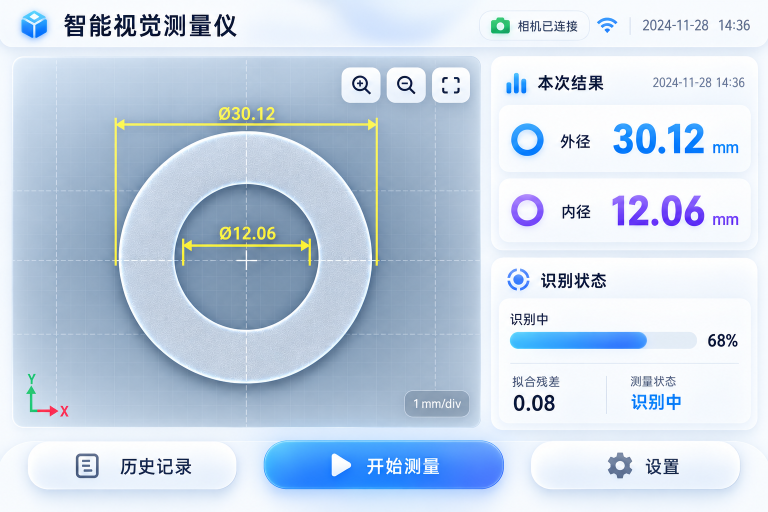
#> input picture 03_Tutorial_Labs/STM32F407_Advanced/03_F407_HAL_FreeRTOS/User/GUI/assets/reference_measurement.png, 1536 x 1024 px (shown at 1/2 size)
$ python build_ui_assets.py
#> lines starting #> are read from the running program, lines starting #| are printed output that depends on the picture; after the words box and inside, x2 and y2 are one past the last pixel; in counts of white or black regions, pixels touching at a corner belong together
"""将已生成的材质转换为LVGL 9.6只读资源，并生成柔和的低分辨率预览背景。

这是工程资产的缩放/格式打包步骤，不是生成新的界面效果图。
圆环保留ARGB8888精度以便缩放/混合后统一抖色；历史背景仍为RGB565。
输出直接编入Flash，不在普通SRAM展开整张图片。
"""
from pathlib import Path
import math
import random
from PIL import Image, ImageDraw, ImageFilter

ROOT=Path(__file__).resolve().parents[1]
ASSETS=ROOT/'User/GUI/assets'


def pack(name,im,alpha):
    im=im.convert('RGBA');w,h=im.size;rgb=bytearray()
    flat=im.tobytes()
    for i in range(0,len(flat),4):
        r,g,b,a=flat[i:i+4]
        if alpha:
            # LVGL的ARGB8888在小端F407内存中按B/G/R/A排列，保留原始8位颜色。
            rgb.extend((b,g,r,a))
        else:
            pixel=((r*31+127)//255<<11)|((g*63+127)//255<<5)|((b*31+127)//255)
            rgb.extend((pixel&255,pixel>>8))
    data=rgb
    color_format='ARGB8888' if alpha else 'RGB565'
    out=['/* 由tools/build_ui_assets.py生成，只读Flash资源；禁止放入可写帧缓冲。 */',
         '#include "ui_assets.h"',f'static const uint8_t pixels[{len(data)}] = {{']
    for i in range(0,len(data),24):out.append('    '+','.join(f'0x{x:02x}' for x in data[i:i+24])+',')
    out+=['};',f'const lv_image_dsc_t {name} = {{',
          f'    .header={{.magic=LV_IMAGE_HEADER_MAGIC,.cf=LV_COLOR_FORMAT_{color_format},.w={w},.h={h},.stride={w*(4 if alpha else 2)}}},',
          f'    .data_size={len(data)},.data=pixels','};']
    (ASSETS/(name+'.c')).write_text('\n'.join(out)+'\n',encoding='utf-8')
    print(f'{name}: {w}x{h}, {len(data)} bytes')


def pack_shadow():
    # 大圆形阴影若实时计算，LVGL会临时申请约30KB，超过现有池的连续余量。
    # 预先存成96×96的A8透明度图，只占9216B Flash，运行时按小条带混合。
    im=Image.new('L',(96,96));ImageDraw.Draw(im).ellipse((8,8,87,87),fill=45)
    im=im.filter(ImageFilter.GaussianBlur(5));data=im.tobytes()
    out=['/* 预计算柔影；A8透明度，不复制为RAM整图。 */','#include "ui_assets.h"','static const uint8_t pixels[] = {']
    for i in range(0,len(data),24):out.append('    '+','.join(f'0x{x:02x}' for x in data[i:i+24])+',')
    out+=['};','const lv_image_dsc_t ui_metal_shadow = {',
          '    .header={.magic=LV_IMAGE_HEADER_MAGIC,.cf=LV_COLOR_FORMAT_A8,.w=96,.h=96,.stride=96},',
          '    .data_size=9216,.data=pixels','};']
    (ASSETS/'ui_metal_shadow.c').write_text('\n'.join(out)+'\n',encoding='utf-8')


if __name__=='__main__':
    # 用户明确允许直接提取参考图贴图；圆环保持二维外观，不再额外生成立体材质。
    reference=Image.open(ASSETS/'reference_measurement.png').convert('RGBA')
#> reference is the input picture: PIL image 1536x1024 RGBA; mean R, G, B, A 197.5, 212.6, 229.8, 255
    face=reference.crop((236,263,747,774)).resize((168,168),Image.Resampling.LANCZOS)
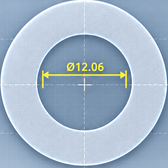
#> face: PIL image 168x168 RGBA; mean R, G, B, A 164.7, 183.5, 202.5, 255
    ring=Image.new('RGBA',(192,192));ring.paste(face,(12,12))
#> after `ring = Image.new('RGBA', (192, 192))`: ring: PIL image 192x192 RGBA; every value is 0
#> after `ring.paste(face, (12, 12))`:
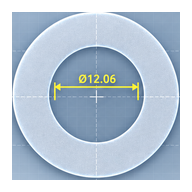
#> ring: PIL image 192x192 RGBA; mean R, G, B, A 126.1, 140.5, 155, 195.2; transparent parts drawn white
    # 径向透明蒙版只去掉工件外部与孔内背景，边缘保留一像素抗锯齿过渡。
    for y in range(192):
        for x in range(192):
            r=math.hypot(x-95.5,y-95.5)
            a=round(255*max(0,min(1,84-r))*max(0,min(1,r-47)))
            pixel=ring.getpixel((x,y));ring.putpixel((x,y),(*pixel[:3],a))
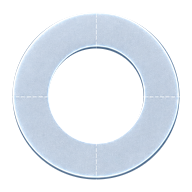
#> ring: PIL image 192x192 RGBA; mean R, G, B, A 126.1, 140.5, 155, 102.5; transparent parts drawn white
    pack('ui_metal_ring',ring,True)
#> the loop in pack, `for i in range(0,len(flat),4):` made 36864 passes
#> i on passes 2 to 4: 4, 8, 12
#> the loop in pack, `for i in range(0,len(data),24):out.append('    '+','.join(f'0x{x:02x}'..` made 6144 passes
#> i on passes 2 to 4: 24, 48, 72
#> after the loop in pack, `for i in range(0,len(data),24):out.append('    '+','.join(f'0x{x:02x}'..`: out = 6147 items
#| ui_metal_ring: 192x192, 147456 bytes
    ring.save(ASSETS/'metal_ring_192.png')
    pack_shadow()
#> in pack_shadow, `im = Image.new('L', (96, 96))`: im: PIL image 96x96 L; every value is 0
#> in pack_shadow, `ImageDraw.Draw(im).ellipse((8, 8, 87, 87), fill=45)`:
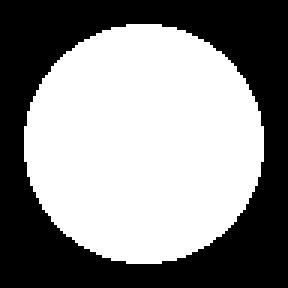
#> im: PIL image 96x96 L (shown 3 times larger); values 0 (black) and 45 (white), 54.4% white; 1 black region, box (x1, y1, x2, y2) and area: (0, 0, 96, 96) 4200
#> in pack_shadow, `im = im.filter(ImageFilter.GaussianBlur(5))`:
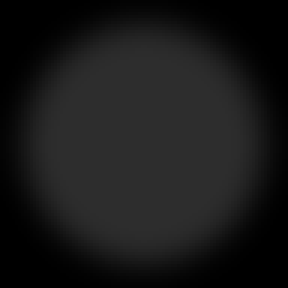
#> im: PIL image 96x96 L (shown 3 times larger); min 0, max 45, mean 24.5
#> the loop in pack_shadow, `for i in range(0,len(data),24):out.append('    '+','.join(f'0x{x:02x}'..` made 384 passes
#> after the loop in pack_shadow, `for i in range(0,len(data),24):out.append('    '+','.join(f'0x{x:02x}'..`: out = 387 items
    # 背景以146x116生成，运行时放大2倍；细网格另由代码绘制，可在设置中关闭。
    # 中间偏暗、四周柔光，与参考图的雾蓝色摄影背景一致。
    w,h=146,116;bg=Image.new('RGB',(w,h));random.seed(407)
#> after `bg = Image.new('RGB', (w, h))`: bg: PIL image 146x116 RGB; every value is 0
    for y in range(h):
        for x in range(w):
            top=math.exp(-y/19)
            bottom=(y/115)**2
            side=abs(x-73)/73*math.exp(-y/28)
            corner=math.exp(-((min(x,145-x)/24)**2+(y/18)**2))*20
            noise=0 # RGB565色深有限，不加随机噪声，避免平滑背景出现颗粒。
            rgb=tuple(round(c+top*t+bottom*b+side*s+corner+noise)
                      for c,t,b,s in [(149,57,26,13),(174,54,24,12),(199,51,22,11)])
            bg.putpixel((x,y),tuple(max(0,min(255,c)) for c in rgb))
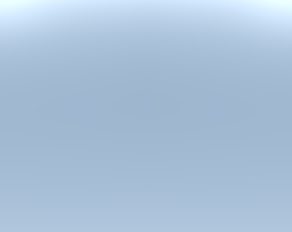
#> bg: PIL image 146x116 RGB (shown 2 times larger); mean R, G, B 169.7, 193.4, 216.8
    pack('ui_plot_background',bg,False);bg.save(ASSETS/'plot_background.png')
#> the loop in pack (call 2), `for i in range(0,len(flat),4):` made 16936 passes
#> (i, r, g, b, pixel) on passes 2 to 13: (4, 239, 255, 255, 61439), (8, 239, 255, 255, 61439), (12, 238, 255, 255, 61439), (16, 238, 255, 255, 61439), (20, 237, 255, 255, 61439), (24, 237, 255, 255, 61439), (28, 236, 255, 255, 61439), (32, 235, 255, 255, 61439), (36, 235, 255, 255, 61439), (40, 234, 255, 255, 59391), (44, 233, 254, 255, 59391), (48, 232, 254, 255, 59391)
#> (r, g, b, pixel) on pass 1: (239, 255, 255, 61439)
#> the loop in pack (call 2), `for i in range(0,len(data),24):out.append('    '+','.join(f'0x{x:02x}'..` made 1412 passes
#| ui_plot_background: 146x116, 33872 bytes

$ run again, with 03_Tutorial_Labs/STM32F407_Advanced/03_F407_HAL_FreeRTOS/User/GUI/assets/reference_inspection.png copied over 03_Tutorial_Labs/STM32F407_Advanced/03_F407_HAL_FreeRTOS/User/GUI/assets/reference_measurement.png
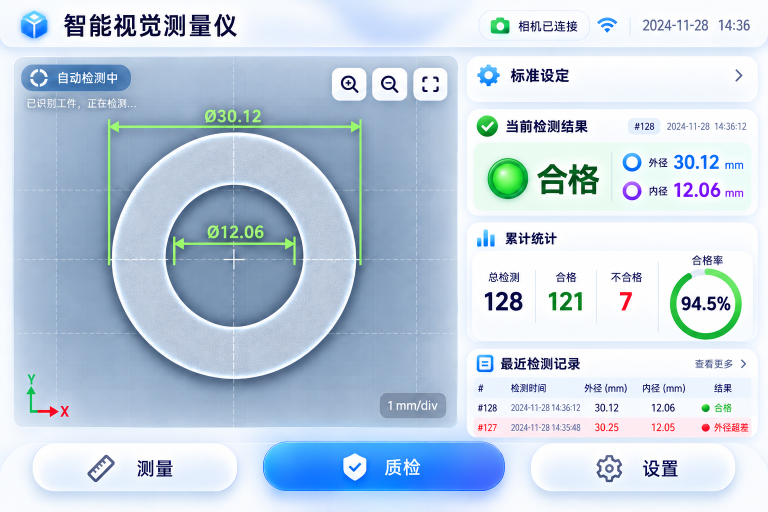
#> input picture 03_Tutorial_Labs/STM32F407_Advanced/03_F407_HAL_FreeRTOS/User/GUI/assets/reference_inspection.png, 1536 x 1024 px (shown at 1/2 size)
#> reference is the input picture: PIL image 1536x1024 RGBA; mean R, G, B, A 193.7, 209.8, 225.9, 255
#> `face=reference.crop((236,263,747,774)).resize((168,168),Image.Resampli..`:
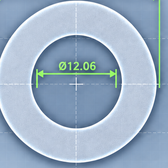
#> face: PIL image 168x168 RGBA; mean R, G, B, A 155.4, 175.9, 197, 255
#> after the loop `for y in range(192):`:
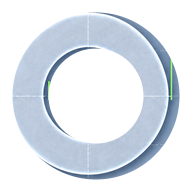
#> ring: PIL image 192x192 RGBA; mean R, G, B, A 119, 134.7, 150.8, 102.5; transparent parts drawn white
#> the loop in pack, `for i in range(0,len(flat),4):` made 36864 passes
#> i on passes 2 to 4: 4, 8, 12
#> the loop in pack, `for i in range(0,len(data),24):out.append('    '+','.join(f'0x{x:02x}'..` made 6144 passes
#> i on passes 2 to 4: 24, 48, 72
#> after the loop in pack, `for i in range(0,len(data),24):out.append('    '+','.join(f'0x{x:02x}'..`: out = 6147 items
#| ui_metal_ring: 192x192, 147456 bytes
#> the loop in pack_shadow, `for i in range(0,len(data),24):out.append('    '+','.join(f'0x{x:02x}'..` made 384 passes
#> after the loop in pack_shadow, `for i in range(0,len(data),24):out.append('    '+','.join(f'0x{x:02x}'..`: out = 387 items
#> the loop in pack (call 2), `for i in range(0,len(flat),4):` made 16936 passes
#> (i, r, g, b, pixel) on passes 2 to 9: (4, 239, 255, 255, 61439), (8, 239, 255, 255, 61439), (12, 238, 255, 255, 61439), (16, 238, 255, 255, 61439), (20, 237, 255, 255, 61439), (24, 237, 255, 255, 61439), (28, 236, 255, 255, 61439), (32, 235, 255, 255, 61439)
#> the loop in pack (call 2), `for i in range(0,len(data),24):out.append('    '+','.join(f'0x{x:02x}'..` made 1412 passes
#| ui_plot_background: 146x116, 33872 bytes

$ run again, with 03_Tutorial_Labs/STM32F407_Advanced/03_F407_HAL_FreeRTOS/User/GUI/assets/skin_footer.png copied over 03_Tutorial_Labs/STM32F407_Advanced/03_F407_HAL_FreeRTOS/User/GUI/assets/reference_measurement.png
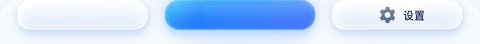
#> input picture 03_Tutorial_Labs/STM32F407_Advanced/03_F407_HAL_FreeRTOS/User/GUI/assets/skin_footer.png, 480 x 44 px
#> face: PIL image 168x168 RGBA; every value is 0
#> after the loop `for y in range(192):`:
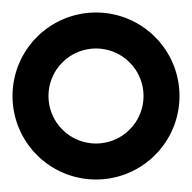
#> ring: PIL image 192x192 RGBA; mean R, G, B, A 0, 0, 0, 102.5; transparent parts drawn white
#> the loop in pack, `for i in range(0,len(flat),4):` made 36864 passes
#> i on passes 2 to 4: 4, 8, 12
#> the loop in pack, `for i in range(0,len(data),24):out.append('    '+','.join(f'0x{x:02x}'..` made 6144 passes
#> i on passes 2 to 4: 24, 48, 72
#> after the loop in pack, `for i in range(0,len(data),24):out.append('    '+','.join(f'0x{x:02x}'..`: out = 6147 items
#| ui_metal_ring: 192x192, 147456 bytes
#> the loop in pack_shadow, `for i in range(0,len(data),24):out.append('    '+','.join(f'0x{x:02x}'..` made 384 passes
#> after the loop in pack_shadow, `for i in range(0,len(data),24):out.append('    '+','.join(f'0x{x:02x}'..`: out = 387 items
#> the loop in pack (call 2), `for i in range(0,len(flat),4):` made 16936 passes
#> (i, r, g, b, pixel) on passes 2 to 9: (4, 239, 255, 255, 61439), (8, 239, 255, 255, 61439), (12, 238, 255, 255, 61439), (16, 238, 255, 255, 61439), (20, 237, 255, 255, 61439), (24, 237, 255, 255, 61439), (28, 236, 255, 255, 61439), (32, 235, 255, 255, 61439)
#> the loop in pack (call 2), `for i in range(0,len(data),24):out.append('    '+','.join(f'0x{x:02x}'..` made 1412 passes
#| ui_plot_background: 146x116, 33872 bytes
